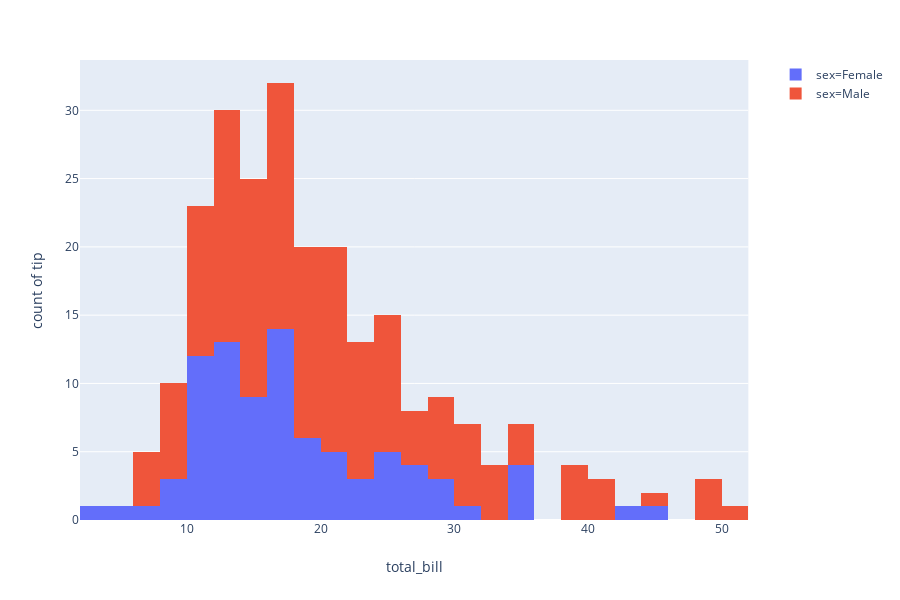

Here is the notebook cell this chart was saved with:
### Code cell
import plotly.express as px
tips = px.data.tips()
fig = px.histogram(tips, x="total_bill", y="tip", color="sex",
                   hover_data=tips.columns)
fig.show()

### Figure 1 — Plotly figure (JSON) as saved in the notebook; plotly's stock layout.template omitted (floating-point values rounded to 4 significant figures; data arrays with more than 128 entries replaced by an {"elided": "..."} marker saying what was removed)
{"data": [{"alignmentgroup": "True", "bingroup": "x", "hoverlabel": {"namelength": 0}, "hovertemplate": "sex=Female<br>total_bill=%{x}<br>count of tip=%{y}", "legendgroup": "sex=Female", "marker": {"color": "#636efa"}, "name": "sex=Female", "offsetgroup": "sex=Female", "orientation": "v", "showlegend": true, "type": "histogram", "x": [16.99, 24.59, 35.26, 14.83, 10.33, 16.97, 20.29, 15.77, 19.65, 15.06, 20.69, 16.93, 10.29, 34.81, 26.41, 16.45, 3.07, 17.07, 26.86, 25.28, 14.73, 10.07, 34.83, 5.75, 16.32, 22.75, 11.35, 15.38, 44.3, 22.42, 20.92, 14.31, 7.25, 25.71, 17.31, 10.65, 12.43, 24.08, 13.42, 12.48, 29.8, 14.52, 11.38, 20.27, 11.17, 12.26, 18.26, 8.51, 10.33, 14.15, 13.16, 17.47, 27.05, 16.43, 8.35, 18.64, 11.87, 29.85, 25, 13.39, 16.21, 17.51, 10.59, 10.63, 9.6, 20.9, 18.15, 19.81, 43.11, 13, 12.74, 13, 16.4, 16.47, 12.76, 13.27, 28.17, 12.9, 30.14, 13.42, 15.98, 16.27, 10.09, 22.12, 35.83, 27.18, 18.78], "xaxis": "x", "y": [1.01, 3.61, 5, 3.02, 1.67, 3.5, 2.75, 2.23, 3, 3, 2.45, 3.07, 2.6, 5.2, 1.5, 2.47, 1, 3, 3.14, 5, 2.2, 1.83, 5.17, 1, 4.3, 3.25, 2.5, 3, 2.5, 3.48, 4.08, 4, 1, 4, 3.5, 1.5, 1.8, 2.92, 1.68, 2.52, 4.2, 2, 2, 2.83, 1.5, 2, 3.25, 1.25, 2, 2, 2.75, 3.5, 5, 2.3, 1.5, 1.36, 1.63, 5.14, 3.75, 2.61, 2, 3, 1.61, 2, 4, 3.5, 3.5, 4.19, 5, 2, 2.01, 2, 2.5, 3.23, 2.23, 2.5, 6.5, 1.1, 3.09, 3.48, 3, 2.5, 2, 2.88, 4.67, 2, 3], "yaxis": "y"}, {"alignmentgroup": "True", "bingroup": "x", "hoverlabel": {"namelength": 0}, "hovertemplate": "sex=Male<br>total_bill=%{x}<br>count of tip=%{y}", "legendgroup": "sex=Male", "marker": {"color": "#EF553B"}, "name": "sex=Male", "offsetgroup": "sex=Male", "orientation": "v", "showlegend": true, "type": "histogram", "x": {"elided": "157 float values"}, "xaxis": "x", "y": {"elided": "157 float values"}, "yaxis": "y"}], "layout": {"barmode": "relative", "height": 600, "legend": {"tracegroupgap": 0}, "margin": {"t": 60}, "xaxis": {"anchor": "y", "domain": [0, 0.98], "title": {"text": "total_bill"}}, "yaxis": {"anchor": "x", "domain": [0, 1], "title": {"text": "count of tip"}}}}
